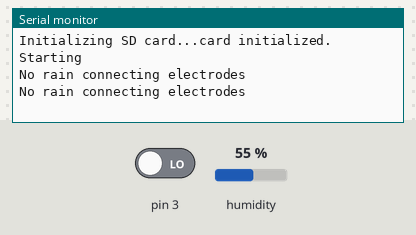
This sketch was run on a simulated Arduino Uno, built with avr-gcc and run on an emulated ATmega328P. Shown: the last lines printed to the serial monitor. Inputs (shaded band) come from the test bench; at power-on: pin 3 LOW, humidity 55 %. The local clock reads 2024-03-15 10:24:30 at power-on unless the sketch sets it; storage starts empty.

Above: at 2.2 s.
2.3 s: pin 3 driven HIGH
At 3.5 s:
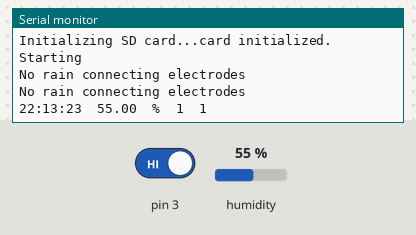
5.0 s: humidity set to 22 %
At 5.5 s:
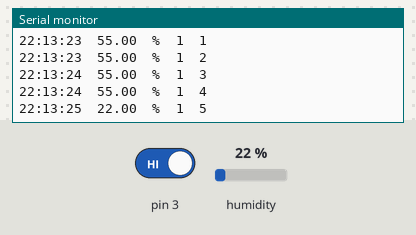
6.5 s: humidity set to 40 %
At 7.1 s:
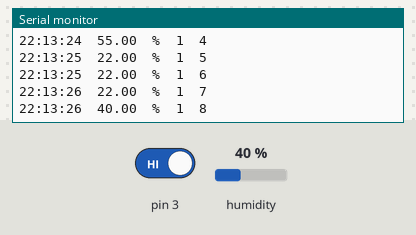
Timing chart, 0 to 9.5 s (numbered marks = the images above; inputs shaded):
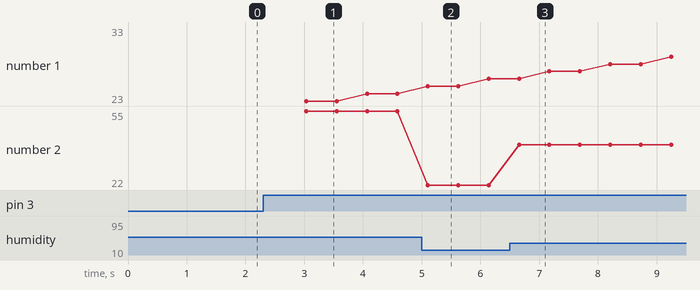

The sketch:

PeriodicSleepRTCRG-USE_THIS_ONE.ino
```cpp
#include <RTClib.h>     // DS3231 library
#include <avr/sleep.h>  // AVR library for controlling the sleep modes
#include <Adafruit_BME280.h>
#include <SPI.h>
#include <Wire.h>
#include <SD.h>

#define SEALEVELPRESSURE_HPA (1013.25)
#define chipSelect 4

//When activating the Arduino for testing, make sure you turn on the auxilary power before disconnecting from computer, makes sure the RTC keeps accurate time

File myFile;

Adafruit_BME280 bme;

const int alarmPin = 2; // The number of the pin for monitoring alarm status on DS3231

unsigned long dropcount = 1;    //variable that we store raindrop counts in

const int rain = 1;    //% humidity that wakes the system (52-54 %)

RTC_DS3231 rtc;

int sensor = digitalRead(3);

void setup () {
  Serial.begin(115200); // Start serial port for monitoring

  while (!Serial) {
    ; // wait for serial port to connect. Needed for native USB port only
  }

  if (!bme.begin(0x76))   {
    Serial.println("Could not find a valid BME280 sensor,check wiring");
    while (1);
  }


  pinMode(alarmPin, INPUT_PULLUP); // Set alarm pin as pullup

  if (! rtc.begin()) {
    Serial.println("Couldn't find RTC");
    Serial.flush();
    abort();
  }

    rtc.adjust(DateTime(F(__DATE__) , F(__TIME__)));

  // If required set time
  //rtc.adjust(DateTime(F(__DATE__), F(__TIME__))); // To compiled time
  //rtc.adjust(DateTime(2020, 7, 3, 20, 0, 0)); // Or explicitly, e.g. July 3, 2020 at 8pm

  // Disable and clear both alarms
  rtc.disableAlarm(1);
  rtc.disableAlarm(2);
  rtc.clearAlarm(1);
  rtc.clearAlarm(2);

  rtc.writeSqwPinMode(DS3231_OFF); // Place SQW pin into alarm interrupt mode

  Serial.print("Initializing SD card...");

  // see if the card is present and can be initialized:
  if (!SD.begin(chipSelect)) {
    Serial.println("Card failed, or not present");
    // don't do anything more:
    while (1);
  }
  Serial.println("card initialized.");
  delay(1000);
  Serial.println("Starting");
}

void loop () {

  if (bme.readHumidity() > rain)  {

    if (digitalRead(3) > 0) {


      //
      File myFile = SD.open("u6.csv", FILE_WRITE);
      if (myFile)  {    //Keeps Arduino awake and logs drop count data
        DateTime now = rtc.now();
        Serial.println();
        Serial.print(now.hour(), DEC);
        Serial.print(":");
        Serial.print(now.minute() , DEC);
        Serial.print(":");
        Serial.print(now.second(), DEC);
        Serial.print("\t");
        Serial.print(bme.readHumidity());
        Serial.print("\t");
        Serial.print("%");
        Serial.print("\t");
        Serial.print(digitalRead(3));
        Serial.print("\t");
        Serial.print(dropcount);


       //myFile.print(now.month(), DEC);
      // myFile.print("/");
      //  myFile.print(now.day(), DEC);
        myFile.print(now.hour(), DEC);
       myFile.print(":");
        myFile.print(now.minute(), DEC);
        myFile.print(":");
        myFile.print(now.second(), DEC);
        myFile.print(",");
        myFile.print(bme.readHumidity());
        myFile.print("%");
        myFile.print(",");
        myFile.print(dropcount);
        myFile.println();
        myFile.close();
        delay(500);           //interval on which the gauge counts raindrops, can be tweaked to create smoother data
        dropcount = dropcount + 1;


      }

      else  {
        Serial.println("SD is FUBAR");
        delay(1000);
      }

    }
    else {
      Serial.println("No rain connecting electrodes");
      delay(1000);
    }


  }

  else {                                                      //This will make the Arduino sleep if humidity is too low
    delay(2000);  // Wait 10 seconds before going to sleep

    // Get current time and set alarm to a time to wake
    DateTime now = rtc.now();  // Get current time
    rtc.setAlarm1(now + TimeSpan(0, 0, 0, 05), DS3231_A1_Second); // In 10 seconds
    //rtc.setAlarm1(DateTime(2020, 6, 25, 15, 0, 0), DS3231_A1_Hour); // Or can be set explicity

    enterSleep();  // Go to sleep
  }
}

void enterSleep() {
  sleep_enable();                       // Enabling sleep mode
  set_sleep_mode(SLEEP_MODE_PWR_DOWN);  // Setting the sleep mode, in this case full sleep

  noInterrupts();                       // Disable interrupts
  attachInterrupt(digitalPinToInterrupt(alarmPin), alarm_ISR, LOW);

  Serial.println("Going to sleep!");    // Print message to serial monitor
  Serial.flush();                       // Ensure all characters are sent to the serial monitor

  interrupts();                         // Allow interrupts again
  sleep_cpu();                          // Enter sleep mode

  /* The program will continue from here when it wakes */

  // Disable and clear alarm
  rtc.disableAlarm(1);
  rtc.clearAlarm(1);

  Serial.println("No rain");          // Print message to show we're back
}


void alarm_ISR() {
  // This runs when SQW pin is low. It will wake up the µController

  sleep_disable(); // Disable sleep mode
  detachInterrupt(digitalPinToInterrupt(alarmPin)); // Detach the interrupt to stop it firing
}
```

Measured:
- after the input at 2.3 s, the serial monitor: prints a new line after 0.73 s (image 1)
- after the input at 5.0 s, the serial monitor: prints a new line after 0.10 s (image 2)
- after the input at 6.5 s, the serial monitor: prints a new line after 0.16 s (image 3)
- plotted number 2: 22 → 40 after the input at 6.5 s
